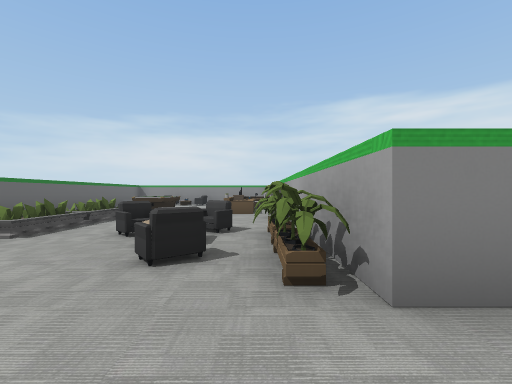
View 1 (above)

24 first-person views from a walk through a 3-D level made in the Unity game engine. The camera is 1.3 m above the floor, looks level and sees 90° across. Doors are open. The floor is counted in squares, 2 m on a side. Each view is taken from the middle of a square. On the plan, view 1 faces up. The plan holds only what a view shows up to about 9 squares ahead; the rest is blank. The place goes on beyond the plan. The player is left out.

View 2
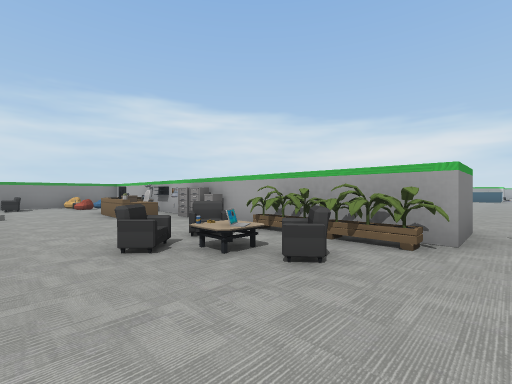

View 3
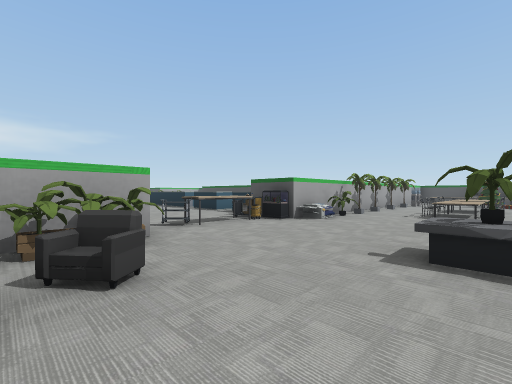

View 4
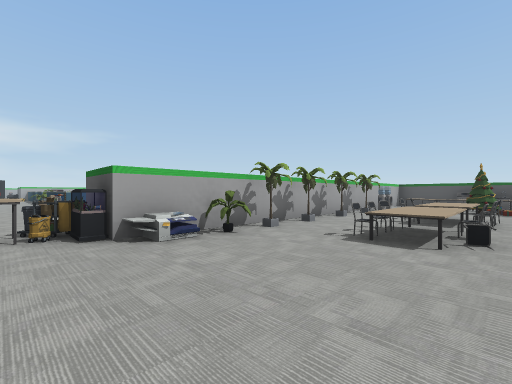

View 5
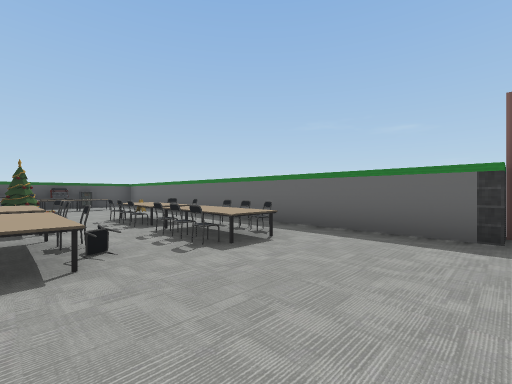

View 6
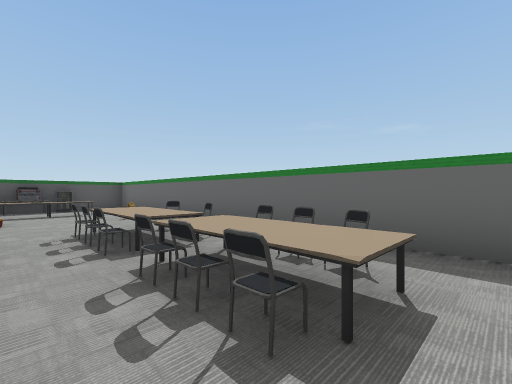

View 7
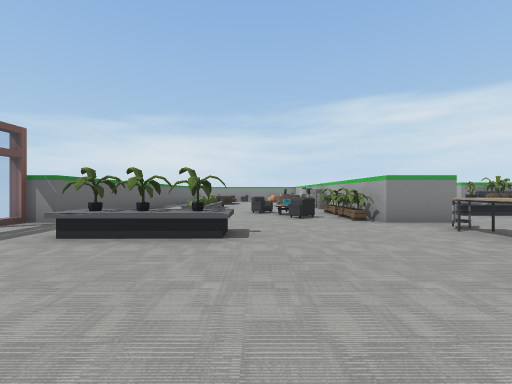

View 8
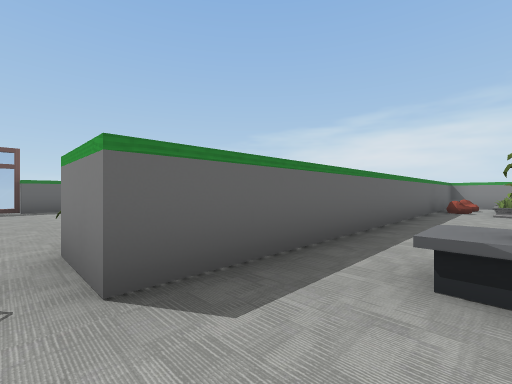

View 9
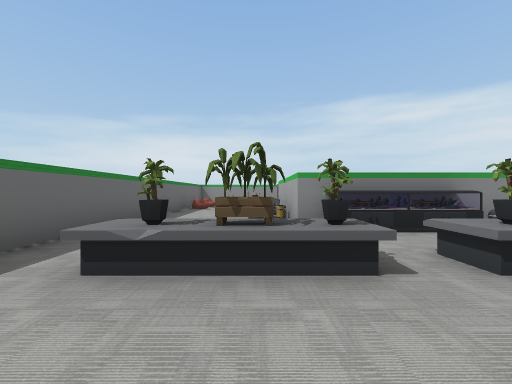

View 10
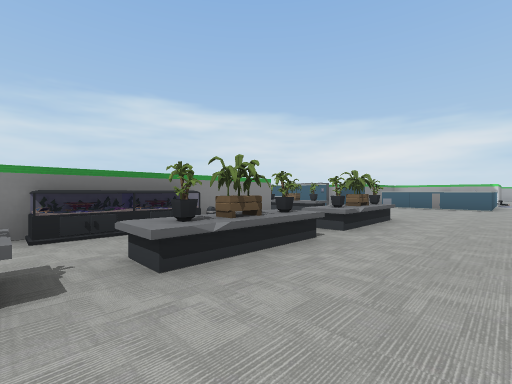

View 11
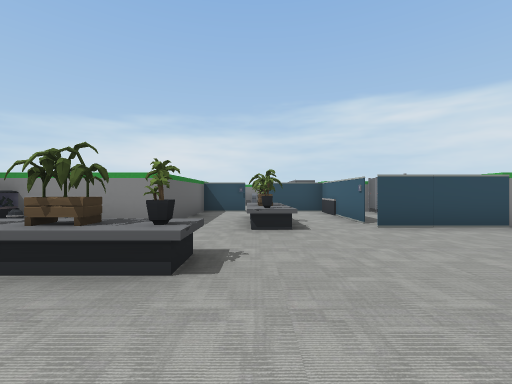

View 12
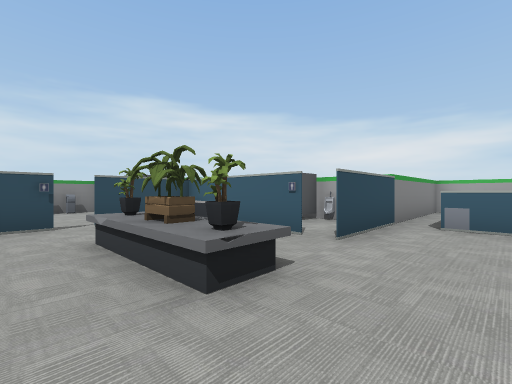

View 13
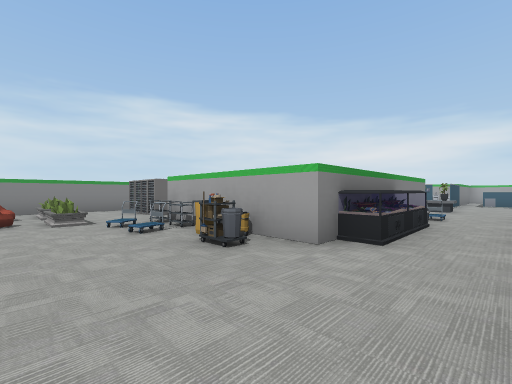

View 14
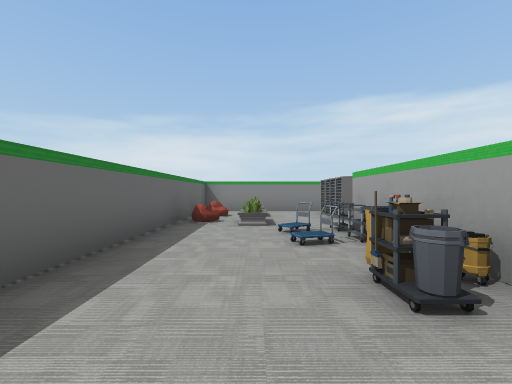

View 15
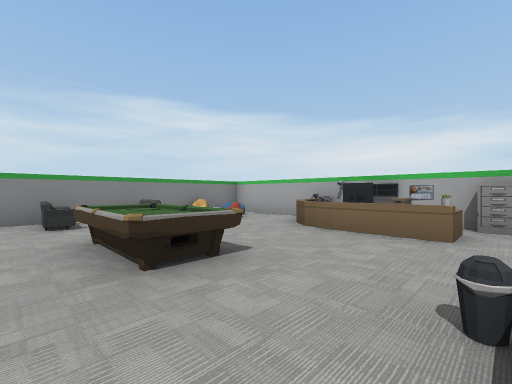

View 16
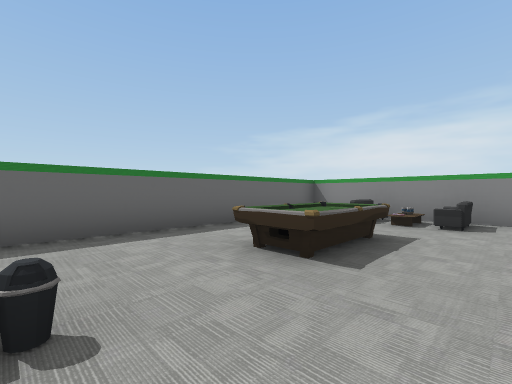

View 17
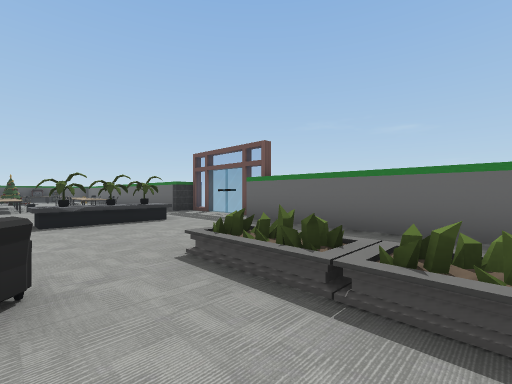

View 18
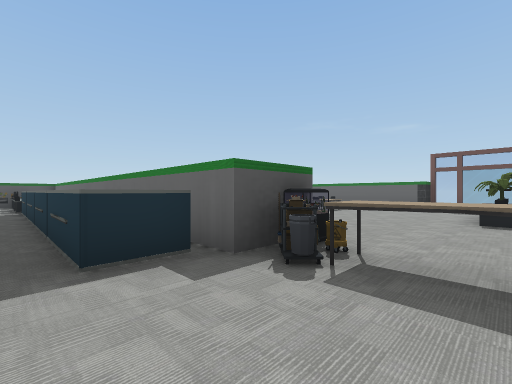

View 19
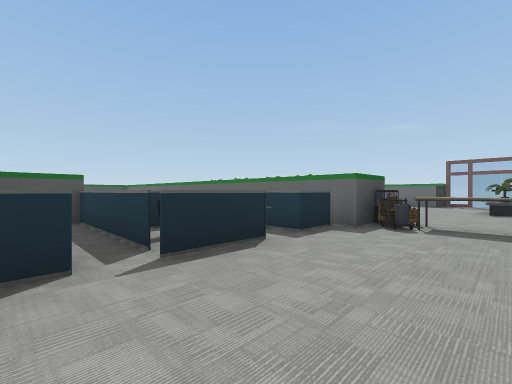

View 20
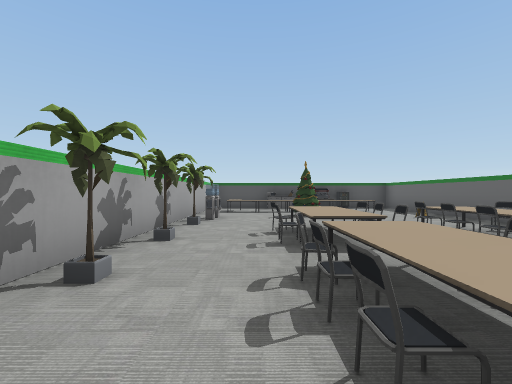

View 21
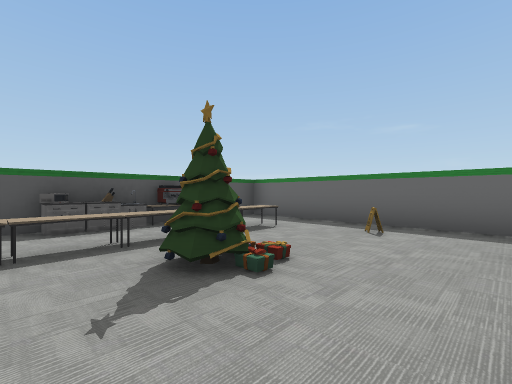

View 22
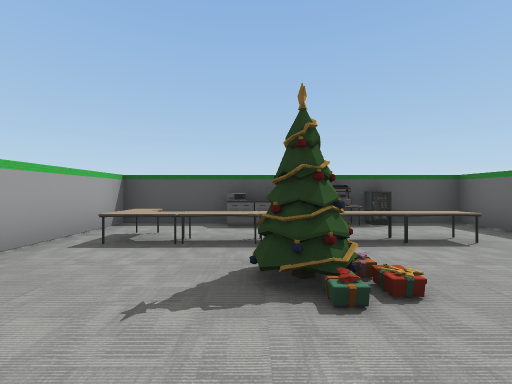

View 23
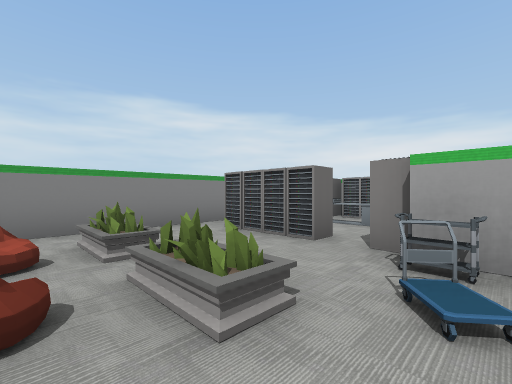

View 24
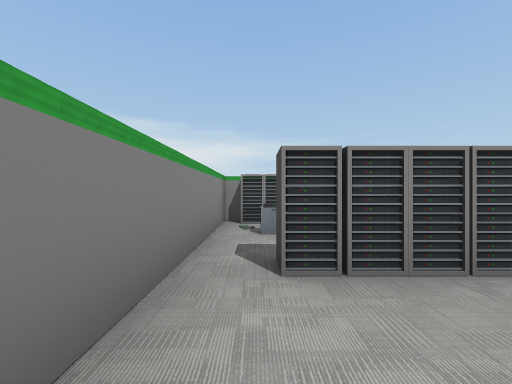

### Floor plan
Points are (right, up) in squares from view 1. A wall is a line through its corners. A room is listed if a view was taken in it or the views show most of it. See-through windows are left out.
Room 1 (views 1, 2, 3, 4, 5, 6, 7, 8, 9, 10, 11, 12, 13, 14, 15, 16, 17, 18, 19, 20, 21, 22, 23, 24)
walls: (5.4, -2.4) (6, -2.4); (2.3, -2.4) (2.3, -11); (5.8, -2.8) (5.8, -6.3); (3.5, -6.1) (3.5, -10.2); (0.8, 7.4) (0.8, 13.7) (-6.2, 13.7) (-6.2, 1.4) (-6.9, 1.4) (-6.9, -2.1) (-6.2, -2.1) (-6.2, -14.3) (-4.4, -14.3); (9.8, 10.4) (9.8, 13.7) (2.3, 13.7) (2.3, 1.4) (0.8, 1.4) (0.8, 5.5); (12.8, 9.5) (11.3, 9.5) (11.3, 5.7) (5.8, 5.7) (5.8, 9.5); (16.5, 5.7) (15.1, 5.7); (15.6, 9.5) (13.2, 9.5); (-1.5, -14.3) (0.8, -14.3) (0.8, -2.4)
ways out: opening at (13, 10)
objects: other object (-5, -8); other object (-5, -7); other object (-5, -6); chair (-5, -5); other object (-4, -14); fridge (-4, -13); other object (-4, -12); chair (-4, -8); chair (-4, -7); chair (-4, -6); chair (-4, -5); plant (-4, 0); plant (-4, 5); table (-4, 9) to (-4, 11); sofa (-4, 13); other object (-3, -14); other object (-3, -13); other object (-3, -12); tree (-3, -11) to (-2, -11); other object (-3, -8); other object (-3, -7); chair (-3, -6); chair (-3, -5); plant (-3, 0); plant (-3, 7); other object (-3, 8); sofa (-3, 13); counter (-2, -14); counter (-2, -13); other object (-2, -12); other object (-2, -8) to (-2, -7); other object (-2, -6) to (-2, -5); sofa (-2, 4); other object (-1, -14); other object (-1, -12); other object (-1, -8); chair (-1, -7); chair (-1, -6); chair (-1, -5); sofa (-1, 2); other object (-1, 3); sofa (-1, 5); other object (-1, 7); other object (-1, 8); monitor (-1, 9); other object (-1, 12); other object (-1, 14); other object (0, -13); other object (0, -10); plant (0, -9); plant (0, -8); plant (0, -6); plant (0, -5); plant (0, -4); plant (0, 2); plant (0, 4); other object (0, 8); other object (0, 9); other object (1, -2); other object (1, -1); other object (1, 6); cabinet (1, 7); cart (2, -2) to (2, -1); table (2, 0); other object (3, 11); other object (3, 12); plant (4, 3); plant (4, 11); plant (4, 12); other object (5, -4); plant (5, 3); cart (5, 7); cart (5, 8); cart (5, 9); plant (6, 3); other object (6, 7); other object (6, 10); other object (6, 11); other object (6, 12); plant (7, 3); other object (7, 5); plant (8, 3); other object (8, 5); other object (8, 11); other object (8, 12); other object (8, 13); plant (9, 3); other object (9, 5); other object (9, 11); other object (9, 12); other object (9, 13); plant (10, 3); other object (10, 5); plant (11, 3); plant (12, 3); plant (13, 6); plant (13, 7); cabinet (17, 5)

Where each view was taken, in squares from view 1:
view 1: 0 up, 0 right, facing up
view 2: 1 up, 3 left, facing up-right
view 3: 3 up, 3 left, facing down-right
view 4: 1 down, 3 left, facing down-right
view 5: 2 down, 2 left, facing down-left
view 6: 4 down, 3 left, facing down-left
view 7: 4 down, 2 left, facing up
view 8: 1 up, 4 right, facing up-left
view 9: 1 up, 5 right, facing up
view 10: 1 up, 6 right, facing up-right
view 11: 1 up, 13 right, facing up
view 12: 4 up, 12 right, facing up-right
view 13: 4 up, 3 right, facing up-right
view 14: 5 up, 4 right, facing up
view 15: 7 up, 5 left, facing up-right
view 16: 7 up, 2 left, facing up-left
view 17: 6 up, 2 left, facing down-left
view 18: 0 up, 4 right, facing down-left
view 19: 0 up, 7 right, facing down-left
view 20: 4 down, 1 left, facing down
view 21: 9 down, 1 left, facing down-left
view 22: 9 down, 2 left, facing down
view 23: 9 up, 3 right, facing up-right
view 24: 13 up, 4 right, facing right
